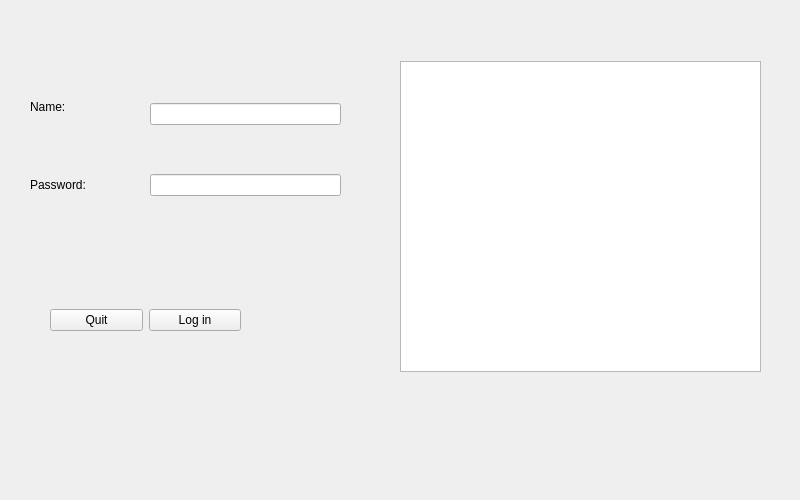
<?xml version="1.0" encoding="UTF-8"?>
<ui version="4.0">
 <class>Main</class>
 <widget class="QWidget" name="Main">
  <property name="geometry">
   <rect>
    <x>0</x>
    <y>0</y>
    <width>800</width>
    <height>500</height>
   </rect>
  </property>
  <property name="minimumSize">
   <size>
    <width>800</width>
    <height>500</height>
   </size>
  </property>
  <property name="maximumSize">
   <size>
    <width>1200</width>
    <height>800</height>
   </size>
  </property>
  <property name="windowTitle">
   <string>Login</string>
  </property>
  <widget class="QWidget" name="verticalLayoutWidget">
   <property name="geometry">
    <rect>
     <x>150</x>
     <y>60</y>
     <width>191</width>
     <height>181</height>
    </rect>
   </property>
   <layout class="QVBoxLayout" name="verticalLayout">
    <item>
     <widget class="QLineEdit" name="input_name">
      <property name="text">
       <string/>
      </property>
     </widget>
    </item>
    <item>
     <widget class="QLineEdit" name="input_password"/>
    </item>
   </layout>
  </widget>
  <widget class="QWidget" name="verticalLayoutWidget_2">
   <property name="geometry">
    <rect>
     <x>30</x>
     <y>70</y>
     <width>101</width>
     <height>151</height>
    </rect>
   </property>
   <layout class="QVBoxLayout" name="verticalLayout_2">
    <item>
     <widget class="QLabel" name="label_Name">
      <property name="text">
       <string>Name:</string>
      </property>
     </widget>
    </item>
    <item>
     <widget class="QLabel" name="label_Password">
      <property name="text">
       <string>Password:</string>
      </property>
     </widget>
    </item>
   </layout>
  </widget>
  <widget class="QWidget" name="horizontalLayoutWidget">
   <property name="geometry">
    <rect>
     <x>50</x>
     <y>280</y>
     <width>191</width>
     <height>80</height>
    </rect>
   </property>
   <layout class="QHBoxLayout" name="horizontalLayout">
    <item>
     <widget class="QPushButton" name="button_quit">
      <property name="text">
       <string>Quit</string>
      </property>
     </widget>
    </item>
    <item>
     <widget class="QPushButton" name="button_login">
      <property name="text">
       <string>Log in</string>
      </property>
     </widget>
    </item>
   </layout>
  </widget>
  <widget class="QTextBrowser" name="display_text">
   <property name="geometry">
    <rect>
     <x>400</x>
     <y>61</y>
     <width>361</width>
     <height>311</height>
    </rect>
   </property>
  </widget>
 </widget>
 <resources/>
 <connections/>
</ui>
